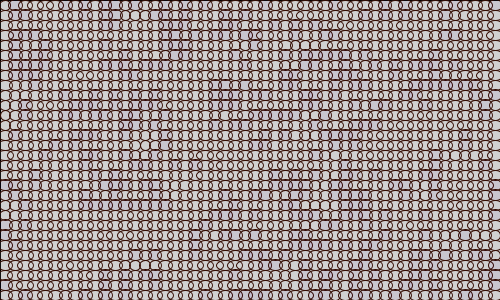
Frame 1 (no input)
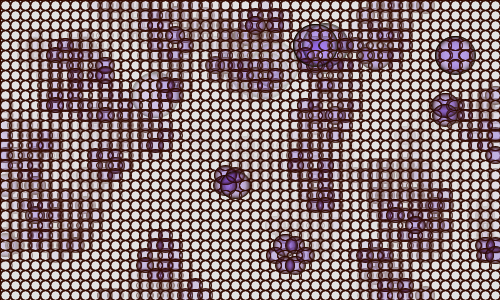
Frame 60 (the mouse pressed at the canvas centre just before this capture)
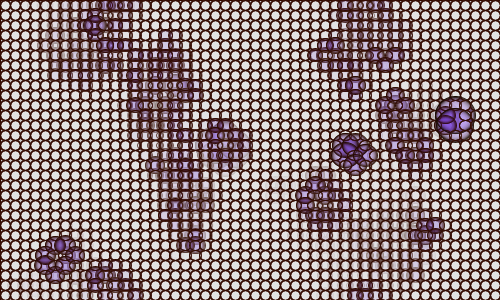
Frame 120 (the mouse held since frame 60 and released just before this capture)

The Processing sketch that drew these frames (run headless with seeded random() and noise(); from frame 60 on, the mouse is pressed at the canvas centre):

// Processing sketch: processing_48133
// ── processing_48133.pde

// cellular automata framework
// schien@mail.ncku.edu.tw

// global variables
Cell[][] _cellArray;
int _numX, _numY;
int _cellSize = 10;

// ================ main program ======

void setup() {
  size(500, 300);
  frameRate(6);
  _numX = floor(width/_cellSize);
  _numY = floor(height/_cellSize);
  restart();
}

void restart() {
  _cellArray = new Cell[_numX][_numY];
  for (int x = 0; x<_numX; x++) {
    for (int y = 0; y<_numY; y++) {
      Cell newCell = new Cell(x, y);
      _cellArray[x][y] = newCell;
    }
  }

  for (int x = 0; x < _numX; x++) {
    for (int y = 0; y < _numY; y++) {
      int above = y-1;
      int below = y+1;
      int left = x-1;
      int right = x+1;
      if (above < 0) { 
        above = _numY-1;
      }
      if (below == _numY) { 
        below = 0;
      }
      if (left < 0) { 
        left = _numX-1;
      }
      if (right == _numX) { 
        right = 0;
      }
      _cellArray[x][y].addNeighbour(_cellArray[left][above]);
      _cellArray[x][y].addNeighbour(_cellArray[left][y]);
      _cellArray[x][y].addNeighbour(_cellArray[left][below]);
      _cellArray[x][y].addNeighbour(_cellArray[x][below]);
      _cellArray[x][y].addNeighbour(_cellArray[right][below]);
      _cellArray[x][y].addNeighbour(_cellArray[right][y]);
      _cellArray[x][y].addNeighbour(_cellArray[right][above]);
      _cellArray[x][y].addNeighbour(_cellArray[x][above]);
    }
  }
}

void draw() {
  //background(200);
  fill(200, 20);
  rect(0, 0, width, height);
  for (int x = 0; x < _numX; x++) {
    for (int y = 0; y < _numY; y++) {
      _cellArray[x][y].calcNextState();
    }
  }
  translate(_cellSize/2, _cellSize/2);
  for (int x = 0; x < _numX; x++) {
    for (int y = 0; y < _numY; y++) {
      _cellArray[x][y].drawMe();
    }
  }
}

void mousePressed() {
  restart();
}

// ================ object ============
class Cell {
  float x, y;
  boolean state;
  boolean nextState;
  Cell[] neighbors;
  int age;
  int neighborCount;

  Cell(float ex, float why) {
    x = ex * _cellSize;
    y = why * _cellSize;
    if (random(2) > 1) {
      nextState = true;
    } 
    else {
      nextState = false;
    }
    state = nextState;
    age = 0;
    neighborCount = 0;
    neighbors = new Cell[0];
  }

  void addNeighbour(Cell cell) {
    neighbors = (Cell[])append(neighbors, cell);
  }

  void calcNextState() {
    // calculating number of living neighbours
    //int liveCount = 0;
    neighborCount = 0;
    for (int i=0; i < neighbors.length; i++) {
      if (neighbors[i].state == true) {
        neighborCount++;
      }
    }
    // apply rules
    if (state == true) {  // rule 1
      if ((neighborCount == 2) || (neighborCount == 3)) {
        nextState = true;
      } 
      else {
        nextState = false;
      }
    } 
    else {  // rule 2
      if (neighborCount == 3) {
        nextState = true;
      } 
      else {
        nextState = false;
      }
    }
  }

  void drawMe() {
    state = nextState;
    stroke(50-age, 10, 0);
    if (state == true) {
      fill(100, 20, 255, 10);
      age++;
    } 
    else {
      fill(255, 255, 255, 20);
      age = 0;
    }
    ellipse(x, y, _cellSize+age+neighborCount, _cellSize+age);
  }
}
